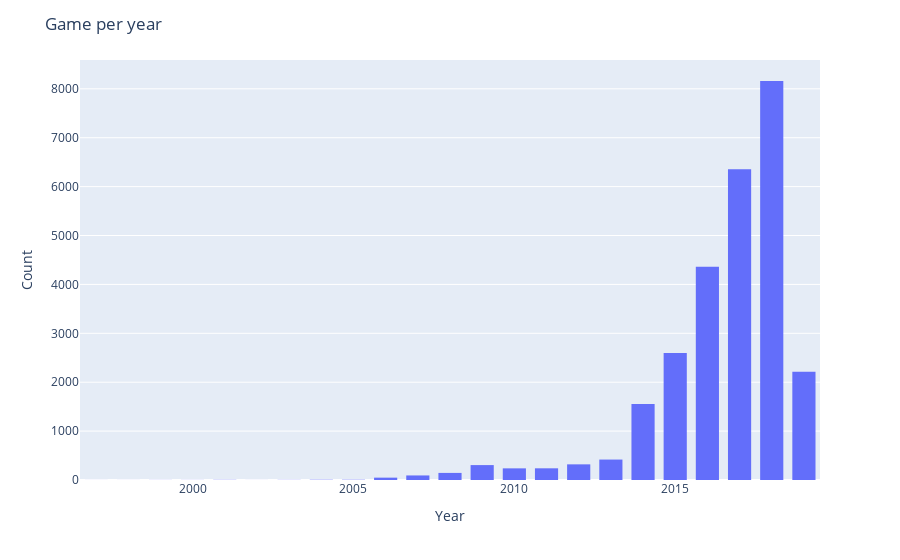

Write notebook code for a chart like this one.
### Code cell
fig =px.histogram(df, x=df["release_date"].dt.year)
fig.update_layout(
    title_text='Game per year', # title of plot
    xaxis_title_text='Year', # xaxis label
    yaxis_title_text='Count', # yaxis label
    bargap=0.2, # gap between bars of adjacent location coordinates
    bargroupgap=0.1 # gap between bars of the same location coordinates
)

### Figure 1 — Plotly figure (JSON) as saved in the notebook; plotly's stock layout.template omitted (floating-point values rounded to 4 significant figures; data arrays with more than 128 entries replaced by an {"elided": "..."} marker saying what was removed)
{"data": [{"alignmentgroup": "True", "bingroup": "x", "hovertemplate": "x=%{x}<br>count=%{y}<extra></extra>", "legendgroup": "", "marker": {"color": "#636efa", "pattern": {"shape": ""}}, "name": "", "offsetgroup": "", "orientation": "v", "showlegend": false, "type": "histogram", "x": {"elided": "27075 int values"}, "xaxis": "x", "yaxis": "y"}], "layout": {"bargap": 0.2, "bargroupgap": 0.1, "barmode": "relative", "legend": {"tracegroupgap": 0}, "margin": {"t": 60}, "title": {"text": "Game per year"}, "xaxis": {"anchor": "y", "domain": [0, 1], "title": {"text": "Year"}}, "yaxis": {"anchor": "x", "domain": [0, 1], "title": {"text": "Count"}}}}
